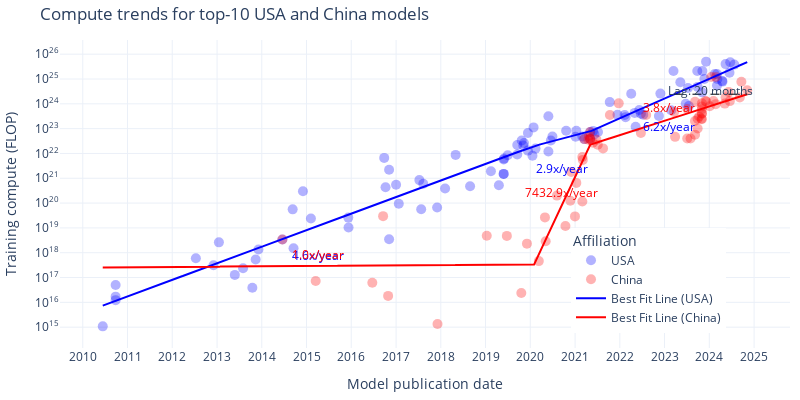

Notebook source saved alongside this figure:
### Markdown cell above
## Plot predictions

### Code cell
# Graph of the different model fits using plotly

model = 'kinked'  # ['simple', 'kinked']

# Parameters for the simple model
kink_count = 2
allow_discontinuities = False
same_intercepts = (False,)
same_slopes = (False,False,False)

def plot_model(df, model_type, kink_count=1, allow_discontinuities=False):
    if model_type == 'simple':
        fit_result = fit_n_phase_exponential(df, 0, same_intercepts, same_slopes)
    else:
        fit_result = fit_n_phase_exponential(df, kink_count, allow_discontinuities, same_intercepts, same_slopes)

    df_usa = df[df['category'] == 'USA']
    df_china = df[df['category'] == 'China']

    fig = go.Figure()

    # Plot the original data points
    fig.add_trace(go.Scatter(
        x=df_usa['date'], y=df_usa['log_flop'],
        mode='markers', name='USA', text=df_usa['System'],
        marker=dict(color=colors['USA'], opacity=0.3, size=10)
    ))
    fig.add_trace(go.Scatter(
        x=df_china['date'], y=df_china['log_flop'],
        mode='markers', name='China', text=df_china['System'],
        marker=dict(color=colors['China'], opacity=0.3, size=10)
    ))

    # Plot the fit lines
    date_grid = pd.date_range(start=df['date'].min(), end=df['date'].max(), freq='D')
    log_flop_usa = fit_result.predict(pd.Series(date_grid), pd.Series(['USA'] * len(date_grid)))
    log_flop_china = fit_result.predict(pd.Series(date_grid), pd.Series(['China'] * len(date_grid)))
    usa_trend_df = pd.DataFrame({
        'date': date_grid,
        'log_flop': log_flop_usa,
    })
    china_trend_df = pd.DataFrame({
        'date': date_grid,
        'log_flop': log_flop_china,
    })

    fig.add_trace(go.Scatter(
        x=date_grid, y=log_flop_usa,
        mode='lines', name='Best Fit Line (USA)',
        line=dict(color=colors['USA'])
    ))
    fig.add_trace(go.Scatter(
        x=date_grid, y=log_flop_china,
        mode='lines', name='Best Fit Line (China)',
        line=dict(color=colors['China'])
    ))

    # Add slope labels
    points = [df['date'].min()] + fit_result.break_points_dt + [df['date'].max()]
    for i in range(len(points) - 1):
        for category in ['USA', 'China']:
            mid = points[i] + (points[i+1] - points[i]) / 2
            y = fit_result.predict(pd.Series([mid]), pd.Series([category]))[0]
            fig.add_annotation(
                x=mid, y=y + 1.2 * (0.4 if category == 'China' else -1),
                text=f'{10**fit_result.oom_year_slopes[category][i]:0.1f}x/year',
                showarrow=False,
                font=dict(size=12, color=colors[category])
            )

    # Plot horizontal line segment showing the lag
    lag_months = calculate_lag(df, fit_result) * 12  # Convert years to months
    end_date = china_df['date'].max()
    start_date = end_date - pd.DateOffset(days=int(lag_months * 30.4375))  # Approximate months to days conversion
    y_value = fit_result.predict(pd.Series([end_date]), pd.Series(['China']))[0]
    fig.add_shape(
        type="line",
        x0=start_date, y0=y_value, x1=end_date, y1=y_value,
        line=dict(color="black", width=1, dash="dash")
    )
    fig.add_annotation(
        x=(start_date + (end_date - start_date) * 0.5), y=y_value + 0.15,
        text=f'Lag: {lag_months:.0f} months',
        showarrow=False,
    )

    # Annotate some key models with text
    
    # key_models = ['GPT-4'] if (exclude_big_llama or exclude_all_llamas) else ['GPT-4', 'Llama 3.1-405B']
    # for model_name in key_models:
    #     model_row = df_filtered[df_filtered['System'] == model_name]
    #     fig.add_annotation(
    #         x=model_row['date'].iloc[0], y=model_row['log_flop'].iloc[0],
    #         text=model_name,
    #         showarrow=True,
    #         font=dict(size=12, color='black'),
    #         xanchor='right', yanchor='bottom'
    #     )

    # Update layout
    title = f'Compute trends for top-{top_n} USA and China models'
    fig.update_layout(
        template='plotly_white',
        width=800,
        height=400,
        title=title,
        xaxis_title='Model publication date',
        yaxis_title='Training compute (FLOP)',
        legend_title='Affiliation',
        legend=dict(
            x=0.7,
            y=0.05
        ),
        margin=dict(l=10, r=10, t=40, b=10),
        xaxis=dict(
            tickformat='%Y',
            dtick='M12',
        ),
        yaxis=dict(
            tickmode='array',
            tickvals=list(range(int(df['log_flop'].min()), int(df['log_flop'].max())+2)),
            ticktext=[f'10<sup>{i}</sup>' for i in range(int(df['log_flop'].min()), int(df['log_flop'].max())+2)]
        )
    )

    fname = f'compute_regression_{model_selection}_frontier={frontier_selection}_top{top_n}_cutoff={cutoff_date}_{model_type}_kinks={kink_count}'
    save_plot(fig, results_dir, fname)
    df_usa[['System', 'date', 'log_flop']].to_csv(results_dir + f'plot_data/{fname}_usa.csv', index=False)
    df_china[['System', 'date', 'log_flop']].to_csv(results_dir + f'plot_data/{fname}_china.csv', index=False)
    usa_trend_df[['date', 'log_flop']].to_csv(results_dir + f'plot_data/{fname}_usa_trend.csv', index=False)
    china_trend_df[['date', 'log_flop']].to_csv(results_dir + f'plot_data/{fname}_china_trend.csv', index=False)

    fig.show()

    return fit_result

fit_result = plot_model(df_filtered, model, kink_count, allow_discontinuities)

### Figure 1 — Plotly figure (JSON) as saved in the notebook; plotly's stock layout.template omitted (floating-point values rounded to 4 significant figures; data arrays with more than 128 entries replaced by an {"elided": "..."} marker saying what was removed)
{"data": [{"marker": {"color": "blue", "opacity": 0.3, "size": 10}, "mode": "markers", "name": "USA", "text": ["iCCCP", "KN5 LM + RNN 400/10 (WSJ)", "RNN 1000/5 + RT09 LM (NIST RT05)", "RNN 500/10 + RT09 LM (NIST RT05)", "Unsupervised High-level Feature Learner", "DistBelief Speech", "DistBelief NNLM", "ReLU-Speech", "Hierarchical Scene Labeling", "Word2Vec (large)", "Visualizing CNNs", "TransE", "SPPNet", "Seq2Seq LSTM", "GoogLeNet / InceptionV1", "SNM-skip", "MSRA (C, PReLU)", "DeepSpeech2 (English)", "ResNet-152 (ImageNet)", "GNMT", "Xception", "NASv3 (CIFAR-10)", "BIDAF", "Libratus", "MoE-Multi", "JFT", "ConvS2S (ensemble of 8 models)", "OpenAI TI7 DOTA 1v1", "PNASNet-5", "AmoebaNet-A (F=448)", "ResNeXt-101 32x48d", "Big Transformer for Back-Translation", "GPT-2 (1.5B)", "BERT-Large-CAS (PTB+WT2+WT103)", "MnasNet-A1 + SSDLite", "Grover-Mega", "MnasNet-A3", "XLNet", "RoBERTa Large", "Megatron-LM (8.3B)", "Megatron-BERT", "T5-11B", "XLM-RoBERTa", "Noisy Student (L2)", "OpenAI Five", "OpenAI Five Rerun", "ContextNet + Noisy Student", "Meena", "Turing-NLG", "GPT3-6.7B (rerun of original)", "GPT-3 175B (davinci)", "iGPT-XL", "GShard (dense)", "mT5-XXL", "DALL-E", "Switch", "Meta Pseudo Labels", "GLM-10B", "ProtT5-XXL", "ProtBERT-BFD", "ByT5-XXL", "ViT-G/14", "Codex", "Megatron-Turing NLG 530B", "GLaM", "LaMDA", "ST-MoE", "PaLM (540B)", "OPT-175B", "UL2", "BIG-G 137B", "Parti", "BLOOM-176B", "Galactica", "GPT-3.5 (text-davinci-003)", "LLaMA-65B", "GPT-4", "PaLM 2", "Inflection-1", "Claude 2", "Llama 2-70B", "GPT-4V", "Amazon Titan", "Grok-1", "GPT-4 Turbo", "Inflection-2", "Gemini 1.0 Ultra", "Gemini 1.5 Pro", "Claude 3 Opus", "Claude 3 Sonnet", "Inflection-2.5", "Reka Core", "Llama 3-70B", "GPT-4o", "Nemotron-4 340B", "Claude 3.5 Sonnet", "Llama 3.1-405B"], "type": "scatter", "x": ["2010-06-13T00:00:00", "2010-09-26T00:00:00", "2010-09-26T00:00:00", "2010-09-26T00:00:00", "2012-07-12T00:00:00", "2012-12-03T00:00:00", "2013-01-16T00:00:00", "2013-05-26T00:00:00", "2013-08-01T00:00:00", "2013-10-16T00:00:00", "2013-11-12T00:00:00", "2013-12-05T00:00:00", "2014-06-18T00:00:00", "2014-09-10T00:00:00", "2014-09-17T00:00:00", "2014-12-03T00:00:00", "2015-02-06T00:00:00", "2015-12-08T00:00:00", "2015-12-10T00:00:00", "2016-09-26T00:00:00", "2016-10-07T00:00:00", "2016-11-05T00:00:00", "2016-11-05T00:00:00", "2017-01-01T00:00:00", "2017-01-23T00:00:00", "2017-07-10T00:00:00", "2017-07-25T00:00:00", "2017-08-11T00:00:00", "2017-12-02T00:00:00", "2018-02-05T00:00:00", "2018-05-02T00:00:00", "2018-08-28T00:00:00", "2019-02-14T00:00:00", "2019-04-20T00:00:00", "2019-05-29T00:00:00", "2019-05-29T00:00:00", "2019-05-29T00:00:00", "2019-06-01T00:00:00", "2019-07-01T00:00:00", "2019-09-17T00:00:00", "2019-09-17T00:00:00", "2019-10-23T00:00:00", "2019-11-05T00:00:00", "2019-11-11T00:00:00", "2019-12-13T00:00:00", "2019-12-13T00:00:00", "2020-01-19T00:00:00", "2020-01-28T00:00:00", "2020-02-13T00:00:00", "2020-05-28T00:00:00", "2020-05-28T00:00:00", "2020-06-17T00:00:00", "2020-06-30T00:00:00", "2020-10-20T00:00:00", "2021-01-05T00:00:00", "2021-01-11T00:00:00", "2021-03-01T00:00:00", "2021-03-18T00:00:00", "2021-05-04T00:00:00", "2021-05-04T00:00:00", "2021-05-28T00:00:00", "2021-06-08T00:00:00", "2021-07-07T00:00:00", "2021-10-11T00:00:00", "2021-12-13T00:00:00", "2022-02-10T00:00:00", "2022-02-17T00:00:00", "2022-04-04T00:00:00", "2022-05-02T00:00:00", "2022-05-10T00:00:00", "2022-06-09T00:00:00", "2022-06-22T00:00:00", "2022-07-11T00:00:00", "2022-11-16T00:00:00", "2022-11-28T00:00:00", "2023-02-24T00:00:00", "2023-03-15T00:00:00", "2023-05-10T00:00:00", "2023-06-23T00:00:00", "2023-07-11T00:00:00", "2023-07-18T00:00:00", "2023-09-25T00:00:00", "2023-09-28T00:00:00", "2023-11-04T00:00:00", "2023-11-06T00:00:00", "2023-11-22T00:00:00", "2023-12-06T00:00:00", "2024-02-15T00:00:00", "2024-03-04T00:00:00", "2024-03-04T00:00:00", "2024-03-07T00:00:00", "2024-04-15T00:00:00", "2024-04-18T00:00:00", "2024-05-13T00:00:00", "2024-06-14T00:00:00", "2024-06-20T00:00:00", "2024-07-23T00:00:00"], "y": [15.03, 16.23, 16.7, 16.09, 17.78, 17.49, 18.42, 17.11, 17.38, 16.59, 17.73, 18.13, 18.53, 19.75, 18.18, 20.47, 19.38, 19.41, 19.02, 21.82, 20.64, 21.34, 18.54, 20.74, 19.97, 20.93, 19.75, 20.78, 19.82, 20.59, 21.94, 20.68, 21.28, 20.72, 21.18, 21.76, 21.18, 21.79, 21.93, 21.96, 22.34, 22.52, 22.32, 22.42, 22.83, 22.11, 21.91, 23.05, 22.2, 22.08, 23.5, 22.52, 22.68, 22.91, 22.67, 22.91, 22.68, 22.58, 22.87, 22.59, 22.91, 22.77, 22.87, 24.07, 23.56, 23.55, 23.46, 24.4, 23.63, 23.08, 23.75, 23.6, 23.56, 23.51, 24.41, 23.74, 25.32, 24.87, 24.0, 24.64, 23.91, 25.32, 24.68, 24.46, 25.32, 25.0, 25.7, 25.2, 25.2, 24.74, 25.0, 24.92, 24.9, 25.6, 25.26, 25.67, 25.58]}, {"marker": {"color": "red", "opacity": 0.3, "size": 10}, "mode": "markers", "name": "China", "text": ["SPPNet", "genCNN + dyn eval", "R-FCN", "ResNet-200", "SPIDER2", "2-layer-LSTM+Deep-Gradient-Compression", "Mono3D++", "Tensorized Transformer (257M)", "LSTM(large)+Sememe+cell", "MMLSTM", "TransformerXL + spectrum control", "Segatron XL large, M=384", "NAS+ESS (156M)", "ERNIE-GEN (large)", "Memformer (4 encoder + 16 decoder)", "KEPLER", "CPM-Large", "ERNIE-Doc (247M)", "Wu Dao - Wen Yuan", "Wu Dao - Wen Hui", "Wu Dao - Wen Lan", "M6-T", "GLM-10B", "PLUG", "PanGu-α", "ProtT5-XXL-BFD", "ProtBERT-BFD", "ProtT5-XXL", "CogView", "CPM-2", "ERNIE 3.0", "ProteinLM", "Yuan 1.0", "ERNIE 3.0 Titan", "CodeGeeX", "GLM-130B", "PanGu-Σ", "ERNIE-ViLG 2.0", "Pangu-Weather", "xTrimoPGLM -100B", "JIANG", "Baichuan2-13B", "FLM-101B", "Hunyuan", "Qwen-7B", "Qwen-14B", "CodeFuse-13B", "Skywork-13B", "Nanbeige-16B", "DeepSeek Coder 33B", "Yi-34B", "BlueLM 70B", "BlueLM 130B", "BlueLM 175B", "Qwen-72B", "XVERSE-65B-2", "DeepSeek LLM 67B", "GLM-4 (0116)", "Qwen1.5 72B", "MegaScale (530B)", "MegaScale (Production)", "DeepSeek-V2", "Yi-Large", "Qwen2-72B", "DeepSeek-Coder-V2 236B", "DeepSeek-V2.5", "Qwen2.5-72B", "Hunyuan-Large"], "type": "scatter", "x": ["2014-06-18T00:00:00", "2015-03-17T00:00:00", "2016-06-21T00:00:00", "2016-09-17T00:00:00", "2016-10-28T00:00:00", "2017-12-05T00:00:00", "2019-01-11T00:00:00", "2019-06-24T00:00:00", "2019-10-20T00:00:00", "2019-12-05T00:00:00", "2020-03-11T00:00:00", "2020-04-30T00:00:00", "2020-05-06T00:00:00", "2020-08-06T00:00:00", "2020-10-14T00:00:00", "2020-11-23T00:00:00", "2020-12-01T00:00:00", "2020-12-31T00:00:00", "2021-01-11T00:00:00", "2021-03-01T00:00:00", "2021-03-01T00:00:00", "2021-03-05T00:00:00", "2021-03-18T00:00:00", "2021-04-19T00:00:00", "2021-04-25T00:00:00", "2021-05-04T00:00:00", "2021-05-04T00:00:00", "2021-05-04T00:00:00", "2021-05-26T00:00:00", "2021-06-24T00:00:00", "2021-07-05T00:00:00", "2021-08-17T00:00:00", "2021-10-12T00:00:00", "2021-12-23T00:00:00", "2022-06-22T00:00:00", "2022-08-04T00:00:00", "2023-03-20T00:00:00", "2023-03-28T00:00:00", "2023-07-05T00:00:00", "2023-07-06T00:00:00", "2023-08-01T00:00:00", "2023-09-06T00:00:00", "2023-09-07T00:00:00", "2023-09-07T00:00:00", "2023-09-28T00:00:00", "2023-09-28T00:00:00", "2023-10-10T00:00:00", "2023-10-30T00:00:00", "2023-11-01T00:00:00", "2023-11-02T00:00:00", "2023-11-02T00:00:00", "2023-11-02T00:00:00", "2023-11-02T00:00:00", "2023-11-02T00:00:00", "2023-11-30T00:00:00", "2023-12-08T00:00:00", "2024-01-05T00:00:00", "2024-01-17T00:00:00", "2024-02-04T00:00:00", "2024-02-23T00:00:00", "2024-02-23T00:00:00", "2024-05-07T00:00:00", "2024-05-13T00:00:00", "2024-06-07T00:00:00", "2024-06-17T00:00:00", "2024-09-06T00:00:00", "2024-09-19T00:00:00", "2024-11-06T00:00:00"], "y": [18.53, 16.86, 16.79, 19.47, 16.26, 15.13, 18.69, 18.68, 16.38, 18.37, 17.66, 19.42, 18.46, 20.3, 19.08, 20.09, 21.26, 19.46, 20.81, 20.06, 21.86, 21.74, 22.58, 22.56, 22.71, 22.57, 22.59, 22.87, 22.43, 22.56, 22.35, 22.2, 23.55, 24.02, 22.82, 23.55, 23.67, 22.67, 22.6, 23.79, 22.61, 23.31, 22.76, 24.08, 23.0, 23.4, 23.49, 23.4, 23.38, 23.6, 23.79, 23.62, 23.89, 24.02, 24.11, 24.1, 23.91, 25.08, 24.11, 23.99, 25.08, 24.01, 24.26, 24.48, 24.11, 24.25, 24.89, 24.54]}, {"line": {"color": "blue"}, "mode": "lines", "name": "Best Fit Line (USA)", "type": "scatter", "x": {"elided": "5261 str values"}, "y": {"elided": "5261 float values"}}, {"line": {"color": "red"}, "mode": "lines", "name": "Best Fit Line (China)", "type": "scatter", "x": {"elided": "5261 str values"}, "y": {"elided": "5261 float values"}}], "layout": {"annotations": [{"font": {"color": "blue", "size": 12}, "showarrow": false, "text": "4.6x/year", "x": "2015-04-08T00:00:00", "y": 17.89}, {"font": {"color": "red", "size": 12}, "showarrow": false, "text": "1.0x/year", "x": "2015-04-08T00:00:00", "y": 17.95}, {"font": {"color": "blue", "size": 12}, "showarrow": false, "text": "2.9x/year", "x": "2020-09-15T12:00:00", "y": 21.39}, {"font": {"color": "red", "size": 12}, "showarrow": false, "text": "7432.9x/year", "x": "2020-09-15T12:00:00", "y": 20.41}, {"font": {"color": "blue", "size": 12}, "showarrow": false, "text": "6.2x/year", "x": "2023-02-02T12:00:00", "y": 23.08}, {"font": {"color": "red", "size": 12}, "showarrow": false, "text": "3.8x/year", "x": "2023-02-02T12:00:00", "y": 23.85}, {"showarrow": false, "text": "Lag: 20 months", "x": "2024-01-14T00:00:00", "y": 24.54}], "height": 400, "legend": {"title": {"text": "Affiliation"}, "x": 0.7, "y": 0.05}, "margin": {"b": 10, "l": 10, "r": 10, "t": 40}, "shapes": [{"line": {"color": "black", "dash": "dash", "width": 1}, "type": "line", "x0": "2023-03-23T00:00:00", "x1": "2024-11-06T00:00:00", "y0": 24.39, "y1": 24.39}], "title": {"text": "Compute trends for top-10 USA and China models"}, "width": 800, "xaxis": {"dtick": "M12", "tickformat": "%Y", "title": {"text": "Model publication date"}}, "yaxis": {"tickmode": "array", "ticktext": ["10<sup>15</sup>", "10<sup>16</sup>", "10<sup>17</sup>", "10<sup>18</sup>", "10<sup>19</sup>", "10<sup>20</sup>", "10<sup>21</sup>", "10<sup>22</sup>", "10<sup>23</sup>", "10<sup>24</sup>", "10<sup>25</sup>", "10<sup>26</sup>"], "tickvals": [15, 16, 17, 18, 19, 20, 21, 22, 23, 24, 25, 26], "title": {"text": "Training compute (FLOP)"}}}}
